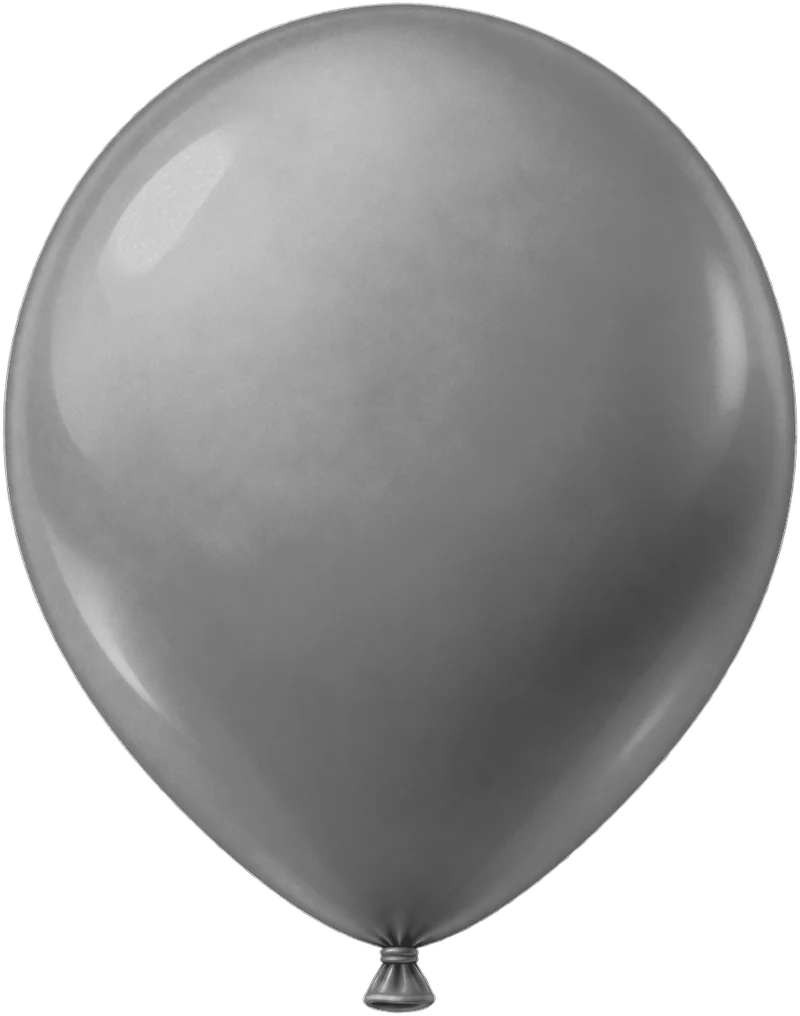
#> input picture assets/balloon-shape.webp, 800 x 1016 px
$ python make_icons.py ../assets/balloon-shape.webp
#> lines starting #> are read from the running program, lines starting #| are printed output that depends on the picture
# アプリのアイコン一式を、元の正方形の絵から作る（ChatGPT で描いた「空に浮かぶ珊瑚色の風船」）
# - apple-touch-icon.png（180）… iPhone のホーム画面
# - icon-192.png・icon-512.png … Android のホーム画面など
# - icon-maskable-512.png … Android の丸い切り抜き用。絵を8割に縮め、周りは端の色をのばして空を広げる（ひもの先が欠けないように）
# - favicon-32.png … ブラウザのタブ
# 使い方: python tools/make_icons.py <元の絵のパス>   （balloon-task フォルダで実行）
import os, sys
import numpy as np
from PIL import Image

here = os.path.dirname(os.path.dirname(os.path.abspath(__file__)))
src = Image.open(sys.argv[1]).convert('RGB')
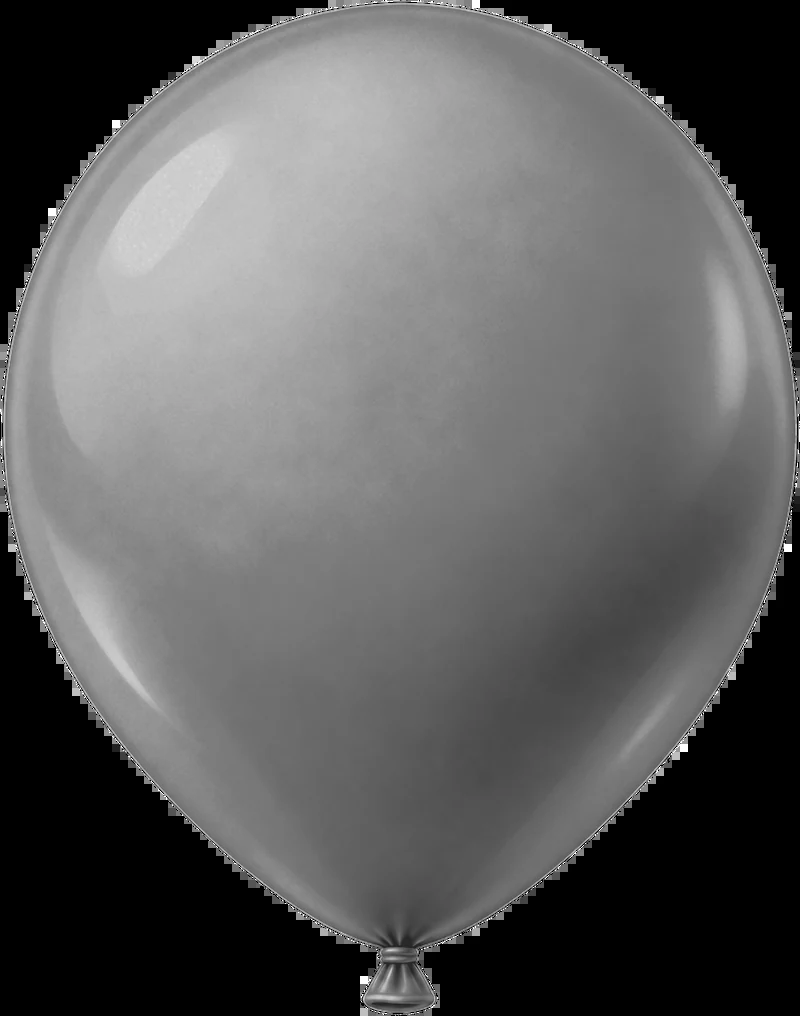
#> src: PIL image 800x1016 RGB; mean R, G, B 94, 94, 94
if src.width != src.height:
#> (the run stopped early here; a loop or call above may not have finished)
